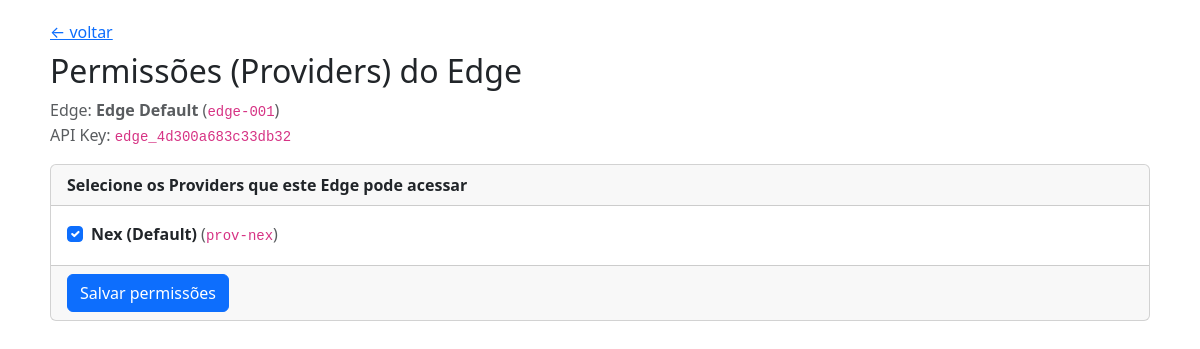
The app's page /admin/edges/edge-001/providers, older data.
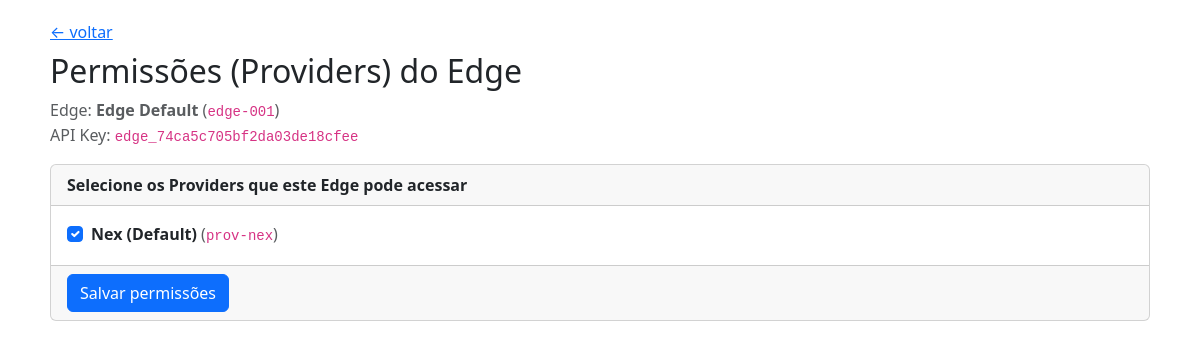
The same page, newer data.
### tables this page shows
CREATE TABLE edges (
        edge_id TEXT PRIMARY KEY,
        name TEXT NOT NULL,
        api_key TEXT NOT NULL UNIQUE,
        hls_base_url TEXT NOT NULL,
        is_active INTEGER NOT NULL DEFAULT 1,
        created_at TEXT NOT NULL DEFAULT (datetime('now'))
    , grade_id INTEGER, country TEXT DEFAULT '', state TEXT DEFAULT '', city TEXT DEFAULT '');

CREATE TABLE providers (
        provider_id TEXT PRIMARY KEY,
        name TEXT NOT NULL,
        description TEXT DEFAULT ''
    );

### app/main.py (the view)
@app.get("/admin/edges/{edge_id}/providers", response_class=HTMLResponse)
def edge_providers_page(edge_id: str, request: Request):
    edge = fetch_one("SELECT * FROM edges WHERE edge_id=?", (edge_id,))
    if not edge:
        return RedirectResponse("/", status_code=303)
    providers = fetch_all("SELECT * FROM providers ORDER BY provider_id")
    current = set([r["provider_id"] for r in fetch_all("SELECT provider_id FROM edge_providers WHERE edge_id=?", (edge_id,))])
    return templates.TemplateResponse("edge_providers.html", {
        "request": request,
        "edge": edge,
        "providers": providers,
        "current": current
    })

### app/templates/edge_providers.html (shortened to what this page needs)
<!doctype html>
<html>
<head>
  <link rel="stylesheet" href="https://cdn.jsdelivr.net/npm/bootstrap@5.3.3/dist/css/bootstrap.min.css">
</head>
<body>
<div class="container" style="padding:20px;">
  <a href="/">&larr; voltar</a>
  <h2 class="mt-2">Permissões (Providers) do Edge</h2>
  <div class="text-muted mb-3">
    Edge: <b>{{ edge.name }}</b> (<code>{{ edge.edge_id }}</code>)<br>
    API Key: <code>{{ edge.api_key }}</code>
  </div>
  <form method="post" action="/admin/edges/{{edge.edge_id}}/providers/save">
    <div class="card">
      <div class="card-header"><b>Selecione os Providers que este Edge pode acessar</b></div>
      <div class="card-body">
        {% for p in providers %}
          <div class="form-check">
            <input class="form-check-input" type="checkbox" name="provider_ids" value="{{p.provider_id}}" id="p_{{p.provider_id}}"
              {% if p.provider_id in current %}checked{% endif %}>
            <label class="form-check-label" for="p_{{p.provider_id}}">
              <b>{{ p.name }}</b> <span class="text-muted">(<code>{{ p.provider_id }}</code>)</span>
            </label>
          </div>
        {% endfor %}
      </div>
      <div class="card-footer">
        <button class="btn btn-primary">Salvar permissões</button>
      </div>
    </div>
  </form>
</div>
</body>
</html>

Row changes from the older to the newer data that the page shows:
changed edges "Edge Default": api_key "edge_4d300a683c33db32" → "edge_74ca5c705bf2da03de18cfee"
